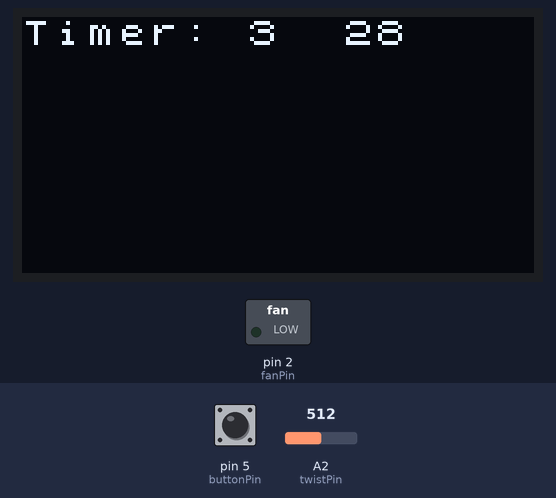
A sketch run on a simulated Arduino Uno, built with avr-gcc and run on an emulated ATmega328P. Shown: 128×64 one-colour display, switched loads named in the sketch (green lamp = pin HIGH). Inputs (shaded band) come from the test bench; at power-on: pin 5 (buttonPin) LOW, A2 (twistPin) = 512. What the sketch prints to the serial monitor is not drawn.

Above: at 1.2 s.
1.3 s: pin 5 (buttonPin) pulled HIGH for 0.15 s
At 33.3 s:
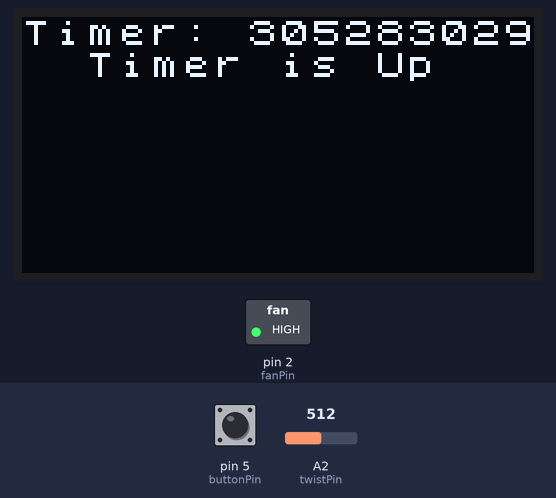
At 43.3 s:
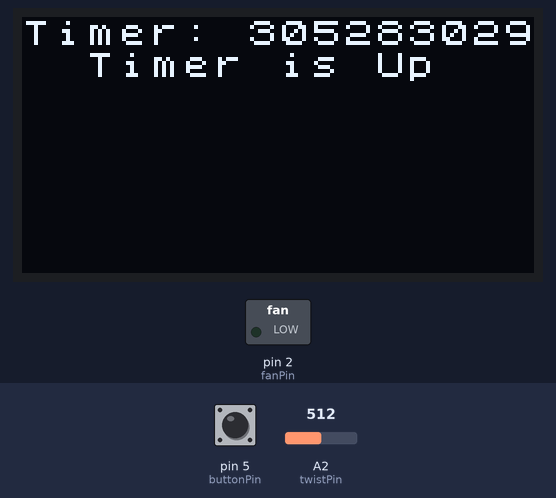
Timing chart, 0 to 43.7 s (numbered marks = the images above; inputs shaded):
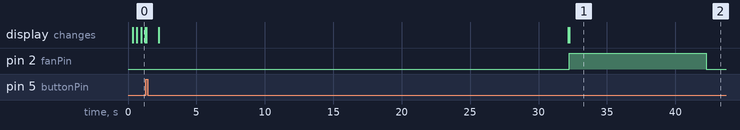

Measured:
- after the input at 1.3 s, pin 2 (fanPin): LOW → HIGH after 30.9 s, → LOW 10.0 s later

The sketch:

Candle_Extinguisher_Code.ino
```cpp
#include <Servo.h>
#include <Arduino.h>
#include <U8x8lib.h>


//U8X8_SSD1306_128X64_NONAME_HW_I2C u8x8(/* reset=*/ U8X8_PIN_NONE);

U8X8_SSD1306_128X64_NONAME_SW_I2C u8x8(/* clock=*/ SCL, /* data=*/ SDA, /* reset=*/ U8X8_PIN_NONE);   // OLEDs without Reset of the Display
int twistPin = 2; //Holds our potentiometer in Analog 2
int twist = 0; //holds the value of our potentiometer reading
unsigned long timer = 0;
int buttonPin = 5;//holds location of button in D3
int buttonState = 0;//hold state of button, either 0 or 1
unsigned long selectedTime = 0; //holds final time selected
unsigned long endTime = 0; //holds time when timer is up
Servo motor;//a servo named fan
int motorPin = 5;//holds location of servo
unsigned long startTime = 0;//holds time since servo turned on (millis)
unsigned long MIN = 1;//minimum time that can be selected
unsigned long MAX = 60;//maximum time that can be selected
int holder = 0; //if 0, we need to set time, if 1 we count down
int fanPin = 2; //holds location of fan
void setup()
{
  u8x8.setBusClock(100000);
  Serial.begin(9600); //starts our serial monitor with 9600 refresh rate
  pinMode(twistPin, INPUT); //set potentiometer as an input
  pinMode(fanPin, OUTPUT);//sets fan as output
  pinMode(buttonPin, INPUT);
  u8x8.begin();
  u8x8.setFlipMode(1);
  MIN = MIN * 1000;
  MAX = MAX * 1000;
}

void loop()
{
  digitalWrite(fanPin, LOW);
  twist = analogRead(twistPin); //read the potentiometer and save value to twist
  timer = map(twist, 0, 1023, MIN, MAX);//convert potent pin to time
  u8x8.setFont(u8x8_font_chroma48medium8_r);
  u8x8.setCursor(0, 0);
  u8x8.print("          ");
  u8x8.setCursor(0, 0);
  u8x8.print("Timer: "); //print label
  u8x8.print(timer);//shows time being selected
  Serial.println((timer / 1000));
  Serial.print("Set Timer To: ");
  buttonState = digitalRead(buttonPin);//save value of buttonPin to buttonState
  //Serial.print("Button State Equals ");
  //Serial.println(digitalRead(buttonPin));
  if (buttonState == 1 && holder == 0) //if button is pressed...
  {
    holder = 1;
    Serial.println((timer / 1000)); //shows timer
    selectedTime = timer;//save the time selected
    startTime = millis();//get current time
    endTime = startTime + selectedTime; //compare time right now vs time when we started counting in terms of set duration

    while (endTime > millis())
    {
      u8x8.print(((endTime - millis()) / 1000)); //shows timer going down
      Serial.println(((endTime - millis()) / 1000)); //shows timer going down
      Serial.print("Time Left: ");//shows timer counting down
      delay(900);//delay 1000 milliseconds
    }
  }

  if (endTime <= millis() && holder == 1) //when the timer is up...
  {
    holder = 0;
    u8x8.setFont(u8x8_font_chroma48medium8_r);
    u8x8.setCursor(2, 1);
    u8x8.print("Timer is Up");//shows that timer is up
    Serial.println("         ");//formating
    Serial.println("Timer is Up!"); //shows that timer is up on serialmonitor
    selectedTime = 0;
    endTime = 0;
    digitalWrite(fanPin, HIGH); //turns fan on
    delay(10000);//delay 10 seconds
    digitalWrite(fanPin, LOW); //turns fan off
    delay(4000);//delay 4 seconds
    Serial.println("Reseting...");//shows that timer is reseting
  }
}
```
